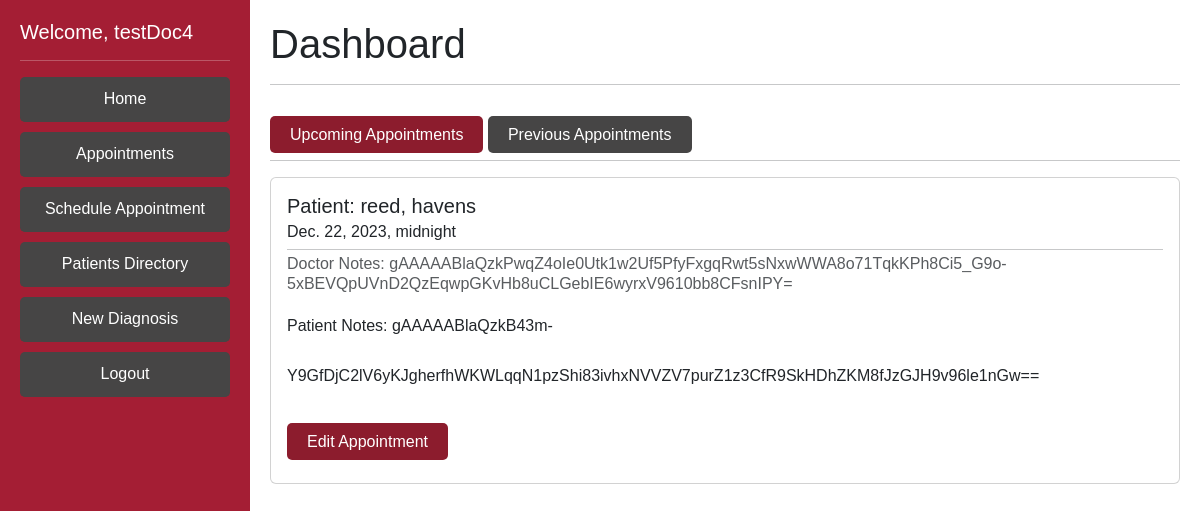
Page /home (signed in) on the earlier database version.
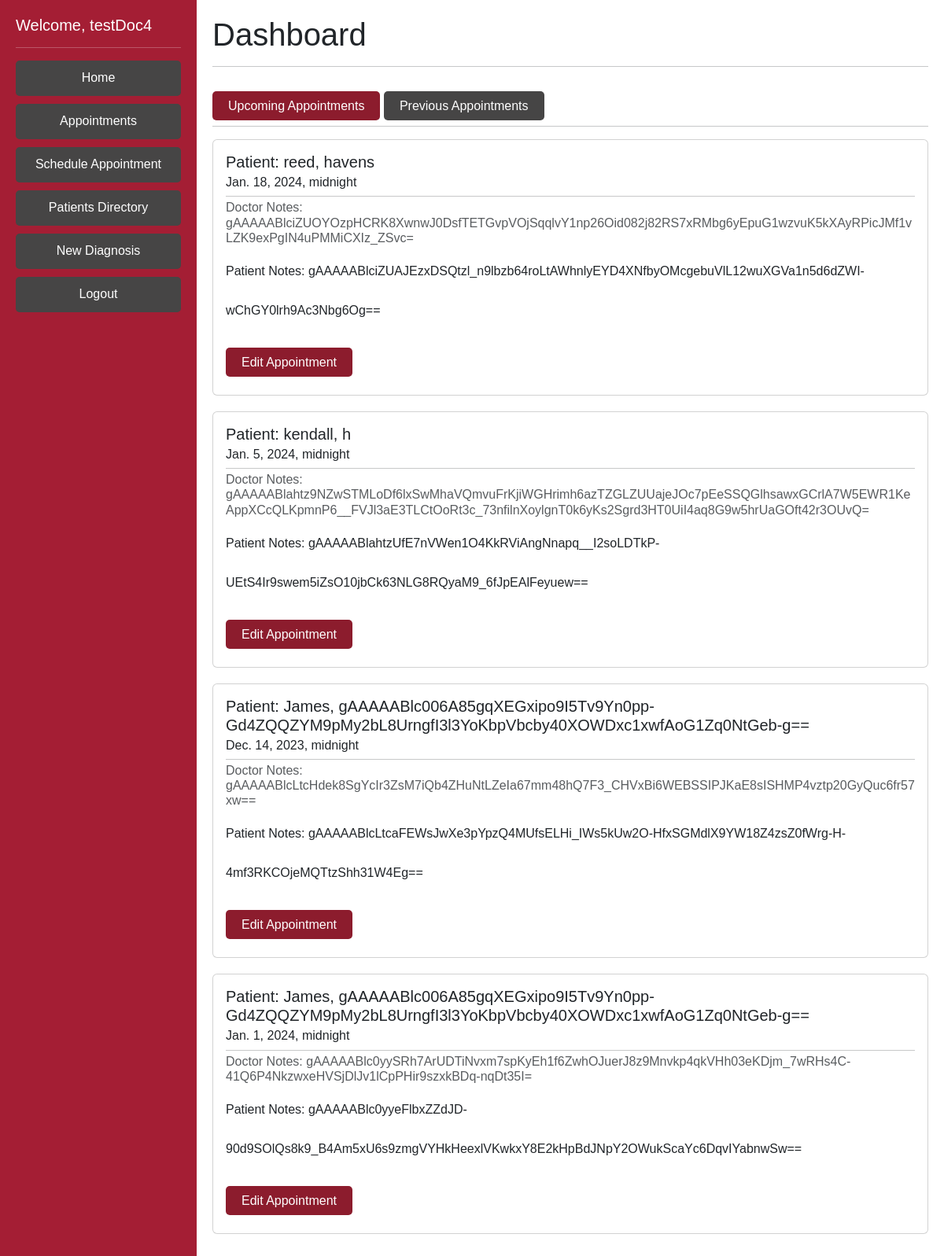
Same page on the later database version.
### DoctorPortal/models.py (models this page shows, shortened)
class Patient(AbstractBaseUser):
    phone = EncryptedIntegerField() # 1 (999)-999-9999 11 long
    ssn = EncryptedCharField(unique=True, max_length=9) #ssn should be unique
    address = EncryptedCharField(max_length=200, default= '')
    username = models.CharField(max_length=100, default = '', unique=True)
    password = EncryptedCharField(max_length=25, default='')
    createdAt = EncryptedDateTimeField(auto_now_add=True) # time the patient was created
    lastUpdated = EncryptedDateTimeField(auto_now=True) # time the patient info was last edited
    fname = models.CharField(max_length=50)
    lname = EncryptedCharField(max_length=50)
    sex = models.CharField(max_length=1) # M or F
    symptoms = EncryptedTextField(default='na') #large body of text
    age = models.PositiveIntegerField(validators=[MaxValueValidator(130), MinValueValidator(0)], default=None) # 0 - 130 yrs old
    weight = models.PositiveIntegerField(validators=[MinValueValidator(1), MaxValueValidator(2000)], default=None) # 1-2000lbs
    allergies = EncryptedTextField(default='na') # known allergies
    history = EncryptedTextField(default='na') # the medical history
    otp_verification_secret = models.CharField(max_length=50, default='')
    is_patient = models.BooleanField('patientStatus', default=True)
    is_doctor = models.BooleanField('doctorStatus', default=False)
    objects = PatientManager()
    USERNAME_FIELD = 'username'
    REQUIRED_FIELDS = []

class Appointments(models.Model):
    staffUser = models.ForeignKey(Patient, on_delete=models.CASCADE, related_name='attendingDoctor', default='')
    patient = models.ForeignKey(Patient, on_delete=models.CASCADE, related_name='apptPatient', default='')
    updaterUsername = models.CharField(max_length=100, default = '')
    apptDate = models.DateTimeField(auto_now_add=True)
    docNotes = EncryptedTextField(default='na') #large body of text
    patientNotes = EncryptedTextField(default='na') #large body of text

### DoctorPortal/views.py (the view)
# urls.py: path('home', views.doctorHome, name='doctorHome'),
def doctorHome(request):
    current_user = request.user
    logging.debug(current_user.username)
    if request.user.is_authenticated:
        logging.debug("Doc User is authenticated!")
    else:
        logging.debug("ERROR: USER Not AUtHENTICATED")
    today = date.today()
    myAppts = Appointments.objects.filter(staffUser=current_user, apptDate__gte=today)
    return render(request, "homePage_doctor.html", context = {'user': current_user, "appts": myAppts})

### DoctorPortal/templates/homePage_doctor.html
{% extends 'base_doctor.html' %}
{% block content %}
<div class="jumbotron">
    <h1 class="display-7">Dashboard</h1>
    <hr class="my-3">
</div>
<br>
<div class="jumbotron">
    <h6>
        <a href="">Upcoming Appointments</a>
        <a  style="background-color: rgb(70, 69, 69);" href="/viewPastAppointmentsDoctor" id="prevAppts">Previous Appointments</a>
    </h6>
    <hr class="my-3">
</div>
{% if appts %}
<ul class="list-group">
    {% for a in appts %}
        <div class="card" style="width: auto; margin-bottom: 20px;">
            <div class="card-body">
              <h5 class="card-title">Patient: {{a.patient.fname}}, {{a.patient.lname}}</h5>
              <h6 class="card-subtitle mb-2 ">{{a.apptDate}}</h6>
              <hr class="my-2">
              <h6 class="card-subtitle mb-2 text-muted">Doctor Notes: {{a.docNotes}}</h6>
              <p class="card-text">Patient Notes: {{a.patientNotes}}</p>
              <a href="{% url 'editAppointmentDoctor' patientUsername=a.patient.username apptID=a.id %}" class="card-link">Edit Appointment</a>
            </div>
          </div>
    {% endfor %}
</ul>
{% endif %}
{% endblock content %}

### DoctorPortal/templates/base_doctor.html (shortened to what this page needs)
{% load static %}
<!doctype html>
<html lang="en">
  <head>
		<link href="https://cdn.jsdelivr.net/npm/bootstrap@5.3.0-alpha1/dist/css/bootstrap.min.css" rel="stylesheet">
		<link rel="stylesheet" type="text/css" href="{% static 'styles.css' %}">
	</head>
  <body>
    <div class="sidebar">
      <h5>Welcome, {{ user.get_username }}</h5>
      <hr class="my-3">
			<ul>
				<li><a class="btn btn-danger" style="margin-bottom: 10px;" href="/home">Home</a></li>
				<li><a class="btn btn-danger" style="margin-bottom: 10px;" href="/viewFutureAppointmentsDoctor">Appointments</a></li>
        <li><a class="btn btn-danger" style="margin-bottom: 10px;" href="/scheduleAppointmentDoctor">Schedule Appointment</a></li>
				<li><a class="btn btn-danger" style="margin-bottom: 10px;" href="/viewPatients">Patients Directory</a></li>
				<li><a class="btn btn-danger" style="margin-bottom: 10px;" href="/addDiagnosis">New Diagnosis</a></li>
				<li><a class="btn btn-danger" href="/logoutDoctor">Logout</a></li>
			</ul>
    </div>
    <div class="content">
      {% block content %}{% endblock content %}
    </div>
  </body>
</html>

### DoctorPortal/static/styles.css (style rules this page uses)
body { margin: 0; padding: 0; font-family: Arial, sans-serif; }
.sidebar { position: fixed; top: 0px; left: 0; width: 250px; height: 100%; background-color: #a41e34; color: #fff; padding: 20px; box-sizing: border-box; }
.sidebar ul { margin: 0; padding: 0; list-style: none; }
.sidebar ul li { margin: 0; padding: 0; }
.sidebar ul li a { display: block; color: #fff; padding: 10px; text-decoration: none; border-bottom: 1px solid #8c1c2d; }
.content { margin-left: 250px; padding: 20px; box-sizing: border-box; }
.content h1 { margin-top: 0; }
.btn { background-color:rgb(70, 69, 69)!important; border-color: rgb(70, 69, 69)!important; border: none; display: inline-block; }
a:link, a:visited { background-color: #8c1c2d; color: #fff; padding: 10px 20px; border-radius: 5px; border: none; cursor: pointer; text-decoration: none; }
.card { margin-bottom: 100px; }
ul { margin: 0; line-height: 50px; list-style: none; }

Differences in the rows shown:
changed Appointments "reed": apptDate "Dec. 22, 2023, midnight" → "Jan. 18, 2024, midnight"; docNotes "gAAAAABlaQzkPwqZ4oIe0Utk1w2Uf5PfyFxgqRwt5sNxwWWA8o71TqkKPh8Ci5_G9o-5xBEVQpUVnD2QzEqwpGKvHb8uCLGebIE6wyrxV9610bb8CFsnIPY=" → "gAAAAABlciZUOYOzpHCRK8XwnwJ0DsfTETGvpVOjSqqlvY1np26Oid082j82RS7xRMbg6yEpuG1wzvuK5kXAyRPicJMf1vLZK9exPgIN4uPMMiCXIz_ZSvc="; patientNotes "gAAAAABlaQzkB43m-Y9GfDjC2lV6yKJgherfhWKWLqqN1pzShi83ivhxNVVZV7purZ1z3CfR9SkHDhZKM8fJzGJH9v96le1nGw==" → "gAAAAABlciZUAJEzxDSQtzl_n9lbzb64roLtAWhnlyEYD4XNfbyOMcgebuVlL12wuXGVa1n5d6dZWI-wChGY0lrh9Ac3Nbg6Og=="
added Appointments: patient.fname "kendall", patient.lname "h", apptDate "Jan. 5, 2024, midnight", docNotes "gAAAAABlahtz9NZwSTMLoDf6lxSwMhaVQmvuFrKjiWGHrimh6azTZGLZUUajeJOc7pEeSSQGlhsawxGCrlA7W5EWR1KeAppXCcQLKpmnP6__FVJl3aE3TLCtOoRt3c_73nfilnXoylgnT0k6yKs2Sgrd3HT0UiI4aq8G9w5hrUaGOft42r3OUvQ=", patientNotes "gAAAAABlahtzUfE7nVWen1O4KkRViAngNnapq__I2soLDTkP-UEtS4Ir9swem5iZsO10jbCk63NLG8RQyaM9_6fJpEAlFeyuew=="
added Appointments: patient.fname "James", patient.lname "gAAAAABlc006A85gqXEGxipo9I5Tv9Yn0pp-Gd4ZQQZYM9pMy2bL8UrngfI3l3YoKbpVbcby40XOWDxc1xwfAoG1Zq0NtGeb-g==", apptDate "Dec. 14, 2023, midnight", docNotes "gAAAAABlcLtcHdek8SgYcIr3ZsM7iQb4ZHuNtLZeIa67mm48hQ7F3_CHVxBi6WEBSSIPJKaE8sISHMP4vztp20GyQuc6fr57xw==", patientNotes "gAAAAABlcLtcaFEWsJwXe3pYpzQ4MUfsELHi_IWs5kUw2O-HfxSGMdlX9YW18Z4zsZ0fWrg-H-4mf3RKCOjeMQTtzShh31W4Eg=="
added Appointments: patient.fname "James", patient.lname "gAAAAABlc006A85gqXEGxipo9I5Tv9Yn0pp-Gd4ZQQZYM9pMy2bL8UrngfI3l3YoKbpVbcby40XOWDxc1xwfAoG1Zq0NtGeb-g==", apptDate "Jan. 1, 2024, midnight", docNotes "gAAAAABlc0yySRh7ArUDTiNvxm7spKyEh1f6ZwhOJuerJ8z9Mnvkp4qkVHh03eKDjm_7wRHs4C-41Q6P4NkzwxeHVSjDlJv1lCpPHir9szxkBDq-nqDt35I=", patientNotes "gAAAAABlc0yyeFlbxZZdJD-90d9SOlQs8k9_B4Am5xU6s9zmgVYHkHeexlVKwkxY8E2kHpBdJNpY2OWukScaYc6DqvIYabnwSw=="
